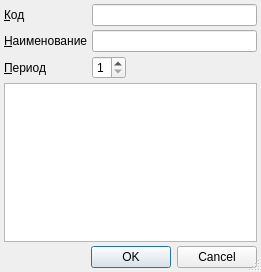
<?xml version="1.0" encoding="UTF-8"?>
<ui version="4.0">
 <class>ItemEditorDialog</class>
 <widget class="QDialog" name="ItemEditorDialog">
  <property name="geometry">
   <rect>
    <x>0</x>
    <y>0</y>
    <width>261</width>
    <height>272</height>
   </rect>
  </property>
  <property name="windowTitle">
   <string>ChangeMe!</string>
  </property>
  <property name="sizeGripEnabled">
   <bool>true</bool>
  </property>
  <layout class="QGridLayout" name="gridLayout">
   <property name="margin">
    <number>4</number>
   </property>
   <property name="spacing">
    <number>4</number>
   </property>
   <item row="0" column="0">
    <widget class="QLabel" name="lblCode">
     <property name="text">
      <string>&amp;Код</string>
     </property>
     <property name="buddy">
      <cstring>edtCode</cstring>
     </property>
    </widget>
   </item>
   <item row="0" column="1" colspan="3">
    <widget class="QLineEdit" name="edtCode"/>
   </item>
   <item row="1" column="0">
    <widget class="QLabel" name="lblName">
     <property name="text">
      <string>&amp;Наименование</string>
     </property>
     <property name="buddy">
      <cstring>edtName</cstring>
     </property>
    </widget>
   </item>
   <item row="1" column="1" colspan="3">
    <widget class="QLineEdit" name="edtName"/>
   </item>
   <item row="2" column="0">
    <widget class="QLabel" name="label">
     <property name="text">
      <string>&amp;Период</string>
     </property>
     <property name="buddy">
      <cstring>edtPeriod</cstring>
     </property>
    </widget>
   </item>
   <item row="2" column="1" colspan="2">
    <widget class="QSpinBox" name="edtPeriod">
     <property name="sizePolicy">
      <sizepolicy hsizetype="Fixed" vsizetype="Fixed">
       <horstretch>0</horstretch>
       <verstretch>0</verstretch>
      </sizepolicy>
     </property>
     <property name="minimum">
      <number>1</number>
     </property>
     <property name="maximum">
      <number>7</number>
     </property>
    </widget>
   </item>
   <item row="2" column="3">
    <spacer name="horizontalSpacer">
     <property name="orientation">
      <enum>Qt::Horizontal</enum>
     </property>
     <property name="sizeHint" stdset="0">
      <size>
       <width>40</width>
       <height>20</height>
      </size>
     </property>
    </spacer>
   </item>
   <item row="3" column="0" colspan="4">
    <widget class="CInDocTableView" name="tblItems"/>
   </item>
   <item row="4" column="0" colspan="4">
    <widget class="QDialogButtonBox" name="buttonBox">
     <property name="orientation">
      <enum>Qt::Horizontal</enum>
     </property>
     <property name="standardButtons">
      <set>QDialogButtonBox::Cancel|QDialogButtonBox::Ok</set>
     </property>
    </widget>
   </item>
  </layout>
 </widget>
 <customwidgets>
  <customwidget>
   <class>CInDocTableView</class>
   <extends>QTableView</extends>
   <header>library/InDocTable.h</header>
  </customwidget>
 </customwidgets>
 <tabstops>
  <tabstop>edtCode</tabstop>
  <tabstop>edtName</tabstop>
  <tabstop>edtPeriod</tabstop>
  <tabstop>tblItems</tabstop>
  <tabstop>buttonBox</tabstop>
 </tabstops>
 <resources/>
 <connections>
  <connection>
   <sender>buttonBox</sender>
   <signal>accepted()</signal>
   <receiver>ItemEditorDialog</receiver>
   <slot>accept()</slot>
   <hints>
    <hint type="sourcelabel">
     <x>166</x>
     <y>267</y>
    </hint>
    <hint type="destinationlabel">
     <x>117</x>
     <y>106</y>
    </hint>
   </hints>
  </connection>
  <connection>
   <sender>buttonBox</sender>
   <signal>rejected()</signal>
   <receiver>ItemEditorDialog</receiver>
   <slot>reject()</slot>
   <hints>
    <hint type="sourcelabel">
     <x>246</x>
     <y>267</y>
    </hint>
    <hint type="destinationlabel">
     <x>247</x>
     <y>107</y>
    </hint>
   </hints>
  </connection>
 </connections>
</ui>
